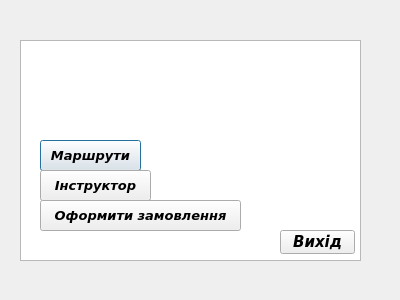
<?xml version="1.0" encoding="UTF-8"?>
<ui version="4.0">
 <class>CreateCave</class>
 <widget class="QDialog" name="CreateCave">
  <property name="geometry">
   <rect>
    <x>0</x>
    <y>0</y>
    <width>400</width>
    <height>300</height>
   </rect>
  </property>
  <property name="windowTitle">
   <string>Dialog</string>
  </property>
  <widget class="QListWidget" name="listWidget">
   <property name="geometry">
    <rect>
     <x>20</x>
     <y>40</y>
     <width>341</width>
     <height>221</height>
    </rect>
   </property>
  </widget>
  <widget class="QPushButton" name="pushButton">
   <property name="geometry">
    <rect>
     <x>40</x>
     <y>140</y>
     <width>101</width>
     <height>31</height>
    </rect>
   </property>
   <property name="font">
    <font>
     <family>Verdana</family>
     <pointsize>10</pointsize>
     <italic>true</italic>
     <bold>true</bold>
    </font>
   </property>
   <property name="text">
    <string>Маршрути</string>
   </property>
  </widget>
  <widget class="QPushButton" name="pushButton_2">
   <property name="geometry">
    <rect>
     <x>40</x>
     <y>170</y>
     <width>111</width>
     <height>31</height>
    </rect>
   </property>
   <property name="font">
    <font>
     <family>Verdana</family>
     <pointsize>10</pointsize>
     <italic>true</italic>
     <bold>true</bold>
    </font>
   </property>
   <property name="text">
    <string>Інструктор</string>
   </property>
  </widget>
  <widget class="QPushButton" name="pushButton_3">
   <property name="geometry">
    <rect>
     <x>280</x>
     <y>230</y>
     <width>75</width>
     <height>24</height>
    </rect>
   </property>
   <property name="font">
    <font>
     <family>Verdana</family>
     <pointsize>11</pointsize>
     <italic>true</italic>
     <bold>true</bold>
    </font>
   </property>
   <property name="text">
    <string>Вихід</string>
   </property>
  </widget>
  <widget class="QPushButton" name="pushButton_4">
   <property name="geometry">
    <rect>
     <x>40</x>
     <y>200</y>
     <width>201</width>
     <height>31</height>
    </rect>
   </property>
   <property name="font">
    <font>
     <family>Verdana</family>
     <pointsize>10</pointsize>
     <italic>true</italic>
     <bold>true</bold>
    </font>
   </property>
   <property name="text">
    <string>Оформити замовлення</string>
   </property>
  </widget>
 </widget>
 <resources/>
 <connections/>
</ui>
